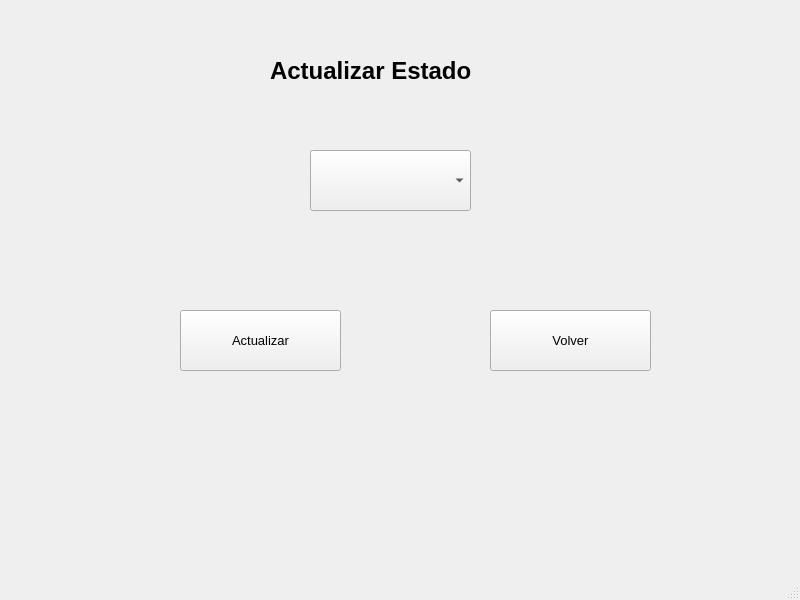
<?xml version="1.0" encoding="UTF-8"?>
<ui version="4.0">
 <class>MainWindow</class>
 <widget class="QMainWindow" name="MainWindow">
  <property name="geometry">
   <rect>
    <x>0</x>
    <y>0</y>
    <width>800</width>
    <height>600</height>
   </rect>
  </property>
  <property name="windowTitle">
   <string>MainWindow</string>
  </property>
  <widget class="QWidget" name="centralwidget">
   <widget class="QLabel" name="lblTitulo">
    <property name="geometry">
     <rect>
      <x>270</x>
      <y>10</y>
      <width>301</width>
      <height>121</height>
     </rect>
    </property>
    <property name="font">
     <font>
      <family>Segoe UI</family>
      <pointsize>18</pointsize>
      <weight>75</weight>
      <bold>true</bold>
     </font>
    </property>
    <property name="text">
     <string>Actualizar Estado</string>
    </property>
   </widget>
   <widget class="QPushButton" name="btnActualizar">
    <property name="geometry">
     <rect>
      <x>180</x>
      <y>310</y>
      <width>161</width>
      <height>61</height>
     </rect>
    </property>
    <property name="font">
     <font>
      <family>Segoe UI</family>
      <pointsize>10</pointsize>
     </font>
    </property>
    <property name="text">
     <string>Actualizar</string>
    </property>
   </widget>
   <widget class="QPushButton" name="btnVolver">
    <property name="geometry">
     <rect>
      <x>490</x>
      <y>310</y>
      <width>161</width>
      <height>61</height>
     </rect>
    </property>
    <property name="font">
     <font>
      <family>Segoe UI</family>
      <pointsize>10</pointsize>
     </font>
    </property>
    <property name="text">
     <string>Volver</string>
    </property>
   </widget>
   <widget class="QComboBox" name="combo_estado">
    <property name="geometry">
     <rect>
      <x>310</x>
      <y>150</y>
      <width>161</width>
      <height>61</height>
     </rect>
    </property>
    <property name="font">
     <font>
      <family>Segoe UI</family>
      <pointsize>10</pointsize>
     </font>
    </property>
   </widget>
  </widget>
  <widget class="QMenuBar" name="menubar">
   <property name="geometry">
    <rect>
     <x>0</x>
     <y>0</y>
     <width>800</width>
     <height>26</height>
    </rect>
   </property>
  </widget>
  <widget class="QStatusBar" name="statusbar"/>
 </widget>
 <resources/>
 <connections/>
</ui>
